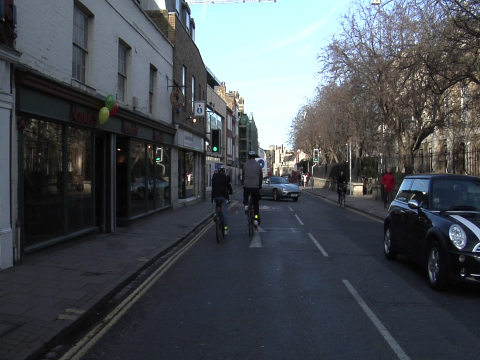
#> input picture images/preprocessed_images/test_regular/0016E5_07969.png, 480 x 360 px; its folder holds only this picture in this run
$ python processInputImages.py
#> lines starting #> are read from the running program, lines starting #| are printed output that depends on the picture
from PIL import Image
import os, sys

# The execution of this python code reads in images stored in the images/preprocessed_images folder
# and resizes all images (segmentations and source) to 572x572, the size accepted by the network.
# RGB source images are also converted to grayscale
# the processed images are saved with the same name in the images/processed_images folder

path_preprocessed = "images/preprocessed_images" # path to preprocessed images
path_processed = "images/processed_images" # path to images once processed - will store here

dir_folders = os.listdir( path_preprocessed ) # directory containing preprocessed image folders (4)

for folder in dir_folders: # iterate through all 4 preprocessed image folders
    dir_images = os.listdir( path_preprocessed+'/'+folder ) # directory containing all images within each folder

    # check if image we are looking at now is part of testing or training subset
    if("train" in folder):
        currentData = "train"
    else:
        currentData = "test"

    for image in dir_images: # iterate through all images in each folder

        if os.path.isfile(path_preprocessed+"/"+folder+"/"+image): # ensure path is an existing file
            open_im = Image.open(path_preprocessed+"/"+folder+"/"+image) # open image so it can be resized
#> open_im is the input picture: PIL image 480x360 RGB; mean R, G, B 72.5, 77.9, 83.2

            # save images in their respective folders depending on whether they are
            if("regular" in folder): # only perform this on base images- not segmentation masks
                resized_image = open_im.resize((572,572)) # resize the image
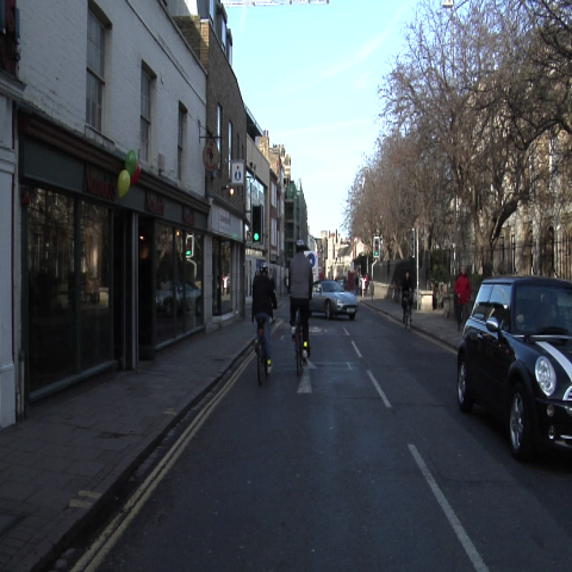
#> resized_image: PIL image 572x572 RGB; mean R, G, B 72.5, 77.9, 83.2
                resized_image = resized_image.convert('L') # changes images to grayscale (if your data set is RGB) - if already grayscale shouldn't change anything
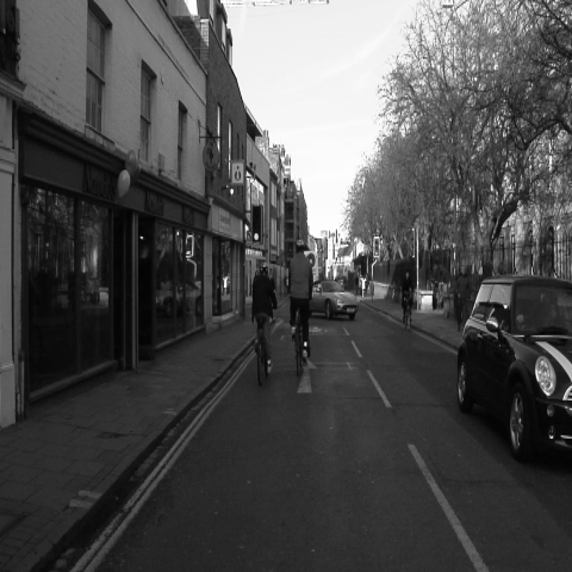
#> resized_image: PIL image 572x572 L; min 1, max 255, mean 76.9
                resized_image.save(path_processed +"/"+ currentData +"/"+ image) # save it to the processed folder with the same name

            else: # this is for the segmentation masks
                resized_image = open_im.resize((388,388)) # resize the image
                resized_image.save(path_processed+ "/"+ currentData + "_masks" +"/"+ image) # save it to the processed folder with the same name
#> pass 2 of the loop `for folder in dir_folders:`:
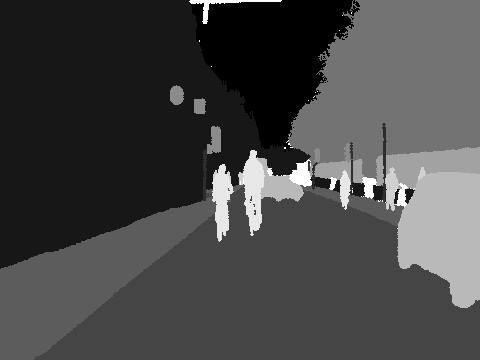
#> input picture images/preprocessed_images/test_segmented/0016E5_07971.png, 480 x 360 px
#> open_im is the input picture: PIL image 480x360 L; min 0, max 11, mean 3.06
#> `resized_image = open_im.resize((388,388))`:
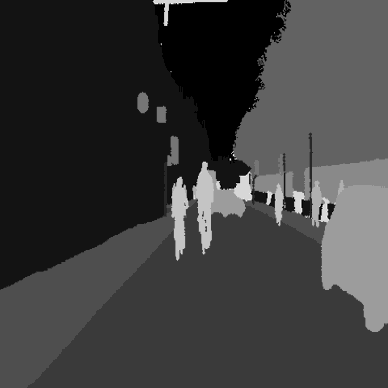
#> resized_image: PIL image 388x388 L; min 0, max 13, mean 3.06; drawn with min black and max white
